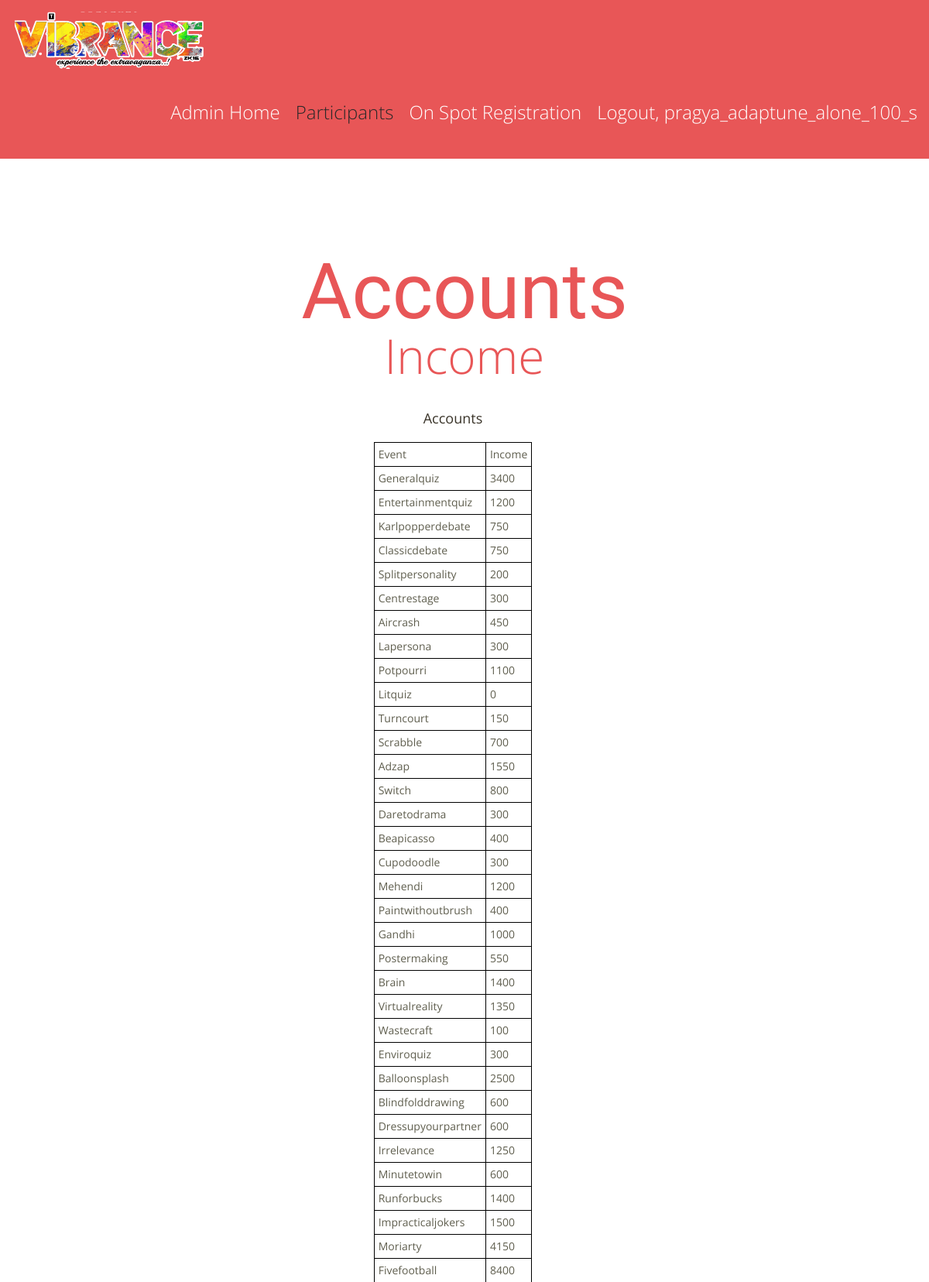
The app's page /income.php (signed in, upper part) with its own data.
### tables this page shows
CREATE TABLE IF NOT EXISTS `spend` (
  `id` int(11) NOT NULL AUTO_INCREMENT,
  `event` varchar(200) NOT NULL,
  `parti` int(11) NOT NULL,
  `income` int(11) NOT NULL,
  PRIMARY KEY (`id`)
);

### income.php (the view, shortened to what this page needs)
<?php require_once("includes/db_connection.php"); ?>
<?php
$current_user = $_SESSION["username"];
$name_query = "SELECT * FROM admins WHERE username = '{$current_user}' LIMIT 1";
$name_result = mysqli_query($conn, $name_query);
$name_title = mysqli_fetch_assoc($name_result);
?>
<!DOCTYPE html>
<html lang="en">
<head>
    <link rel="stylesheet" href="css/grid.css">
    <link rel="stylesheet" href="css/style.css">
</head>
<body>
    <div class="page">
      <header>
        <div id="stuck_container" class="stuck_container">
            <div class="container">
                <div class="brand">
                    <h1 class="brand_name">
                        <a href="#"><img src="images/vib_banner_small.png" style="width: 50%;height: 50%"></a>
                    </h1>
                </div>
                <nav class="nav">
                    <ul class="sf-menu">
                        <li>
                            <a href="admin_land.php">Admin Home</a>
                        </li>
                        <li class="active">
                            <a href="event_admin.php">Participants</a>
                        </li>
                        <li>
                            <a href="onspote/index.php">On Spot Registration</a>
                        </li>
                        <li>
                            <?php echo "<a href='logout_admin.php'>Logout, ".$name_title['username']."</a>"; ?>
                        </li>
                    </ul>
                </nav>
            </div>
        </div>
    </header>
    <main <?php echo $view_whole; ?> >
        <section class="well well__offset-3">
            <div class="container">
                <h2><em>Accounts</em>Income</h2>
                <div class="row row__offset-2">
                    <center>
                        <div id="htmlexportPDF">
                            <h3>Accounts</h3>
                            <?php
                            $query = "SELECT * FROM spend ";
                            $result = mysqli_query($conn, $query);
                            confirm_query($result); ?>
                            <p>
                                <table id="exportPDF">
                                    <tr>
                                        <th>Event</th>
                                        <th>Income</th>
                                    </tr><?php
                                    while ($list = mysqli_fetch_assoc($result)) { ?>
                                    <tr>
                                        <td><?php $event_name = explode("_", $list['event']); echo ucfirst($event_name[0]); ?></td>
                                        <td class="count-me"><?php echo $list['income']; ?></td>
                                    </tr><?php
                                } ?>
                            </table>
                        </p>
                    </div>
                </center>
            </div>
        </div>
    </section>
</main>
</div>
</body>
</html>

### css/grid.css (style rules this page uses)
html, body, div, span, applet, object, iframe, h1, h2, h3, h4, h5, h6, p, blockquote, pre, a, abbr, acronym, address, big, cite, code, del, dfn, em, img, ins, kbd, q, s, samp, small, strike, strong, sub, sup, tt, var, b, u, i, center, dl, dt, dd, ol, ul, li, fieldset, form, label, legend, table, caption, tbody, tfoot, thead, tr, th, td, article, aside, canvas, details, embed, figure, figcaption, footer, header, hgroup, menu, nav, output, ruby, section, summary, time, mark, audio, video { margin: 0; padding: 0; border: 0; font-size: 100%; font: inherit; vertical-align: top; }
article, aside, details, figcaption, figure, footer, header, hgroup, menu, nav, section { display: block; }
body { line-height: 1; }
ol, ul { list-style: none; }
table { border-collapse: collapse; border-spacing: 0; }
.container, .container-fluid { margin-right: auto; margin-left: auto; -moz-box-sizing: border-box; -webkit-box-sizing: border-box; box-sizing: border-box; }
.container:before, .container-fluid:before, .row:before, .container:after, .container-fluid:after, .row:after { content: " "; display: table; }
.container:after, .container-fluid:after, .row:after { clear: both; }
.container, .container-fluid { width: 1170px; }
.container .row { margin-left: -30px; }

### css/style.css (style rules this page uses)
body { background: #E85657; color: #333; font-family: 'Open Sans', sans-serif; font-size: 14px; line-height: 20px; font-weight: 400px; -webkit-text-size-adjust: none; color: #5f5e4e; }
img { max-width: 100%; height: auto; }
h2 { text-align: center; font-family: 'Open Sans', sans-serif; font-size: 62px; line-height: 82px; font-weight: 300; color: #E85657; }
h2 em { display: block; font-family: 'Yesteryear', cursive; font-size: 100px; line-height: 82px; font-weight: 400; }
h3 { font-family: 'Open Sans', sans-serif; font-size: 18px; line-height: 20px; font-weight: 400; color: #393328; }
a { font: inherit; color: inherit; text-decoration: none; -moz-transition: 0.3s; -o-transition: 0.3s; -webkit-transition: 0.3s; transition: 0.3s; }
.page { overflow: hidden; min-height: 500px; }
.sf-menu { display: inline-block; }
.sf-menu:before, .sf-menu:after { content: " "; display: table; }
.sf-menu:after { clear: both; }
.sf-menu > li { position: relative; float: left; }
.sf-menu > li + li { margin-left: 20px; }
.sf-menu a { display: block; }
.sf-menu { font-family: 'Open Sans', sans-serif; font-size: 24px; line-height: 24px; font-weight: 300; }
.sf-menu > li > a { color: #ffffff; }
.sf-menu > li.active > a { color: #2b2929; }
.isStuck { background: #E85657; z-index: 999; border-bottom: 1px solid #333333; }
.isStuck .nav { margin: 24px 0 24px; }
.isStuck .brand { margin: 5px 0 5px; }
header { background: #E85657; }
header .brand { float: left; }
header .nav { margin: 38px 0 48px 0; float: right; }
.brand { margin: 14px 0 0 0; float: left; }
.brand_name { padding: 0 0 6px 4px; display: inline-block; overflow: hidden; font-family: 'Yesteryear', cursive; font-size: 60px; line-height: 64px; color: #ffffff; }
* + p { margin-top: 46px; }
* + .row { margin-top: 80px; }
* + .row__offset-2 { margin-top: 30px; }
h3 + p { margin-top: 21px; }
main { display: block; background: #ffffff; }
.well { padding: 114px 0 0 0; }
.well__offset-3 { padding: 131px 0 129px 0; }

### income.php (style rules this page uses)
table, th, td { border: 1px solid black; border-collapse: collapse; }
th, td { padding: 5px; }
th { text-align: left; }

### records on screen
spend: event "Generalquiz", income "3400"
spend: event "Entertainmentquiz", income "1200"
spend: event "Karlpopperdebate", income "750"
spend: event "Classicdebate", income "750"
spend: event "Splitpersonality", income "200"
spend: event "Centrestage", income "300"
spend: event "Aircrash", income "450"
spend: event "Lapersona", income "300"
spend: event "Potpourri", income "1100"
spend: event "Litquiz", income "0"
spend: event "Turncourt", income "150"
spend: event "Scrabble", income "700"
spend: event "Adzap", income "1550"
spend: event "Switch", income "800"
spend: event "Daretodrama", income "300"
spend: event "Beapicasso", income "400"
spend: event "Cupodoodle", income "300"
spend: event "Mehendi", income "1200"
spend: event "Paintwithoutbrush", income "400"
spend: event "Gandhi", income "1000"
spend: event "Postermaking", income "550"
spend: event "Brain", income "1400"
spend: event "Virtualreality", income "1350"
spend: event "Wastecraft", income "100"
spend: event "Enviroquiz", income "300"
spend: event "Balloonsplash", income "2500"
spend: event "Blindfolddrawing", income "600"
spend: event "Dressupyourpartner", income "600"
spend: event "Irrelevance", income "1250"
spend: event "Minutetowin", income "600"
spend: event "Runforbucks", income "1400"
spend: event "Impracticaljokers", income "1500"
spend: event "Moriarty", income "4150"
spend: event "Fivefootball", income "8400"

### other values on screen
$name_title['username'] "pragya_adaptune_alone_100_s"
